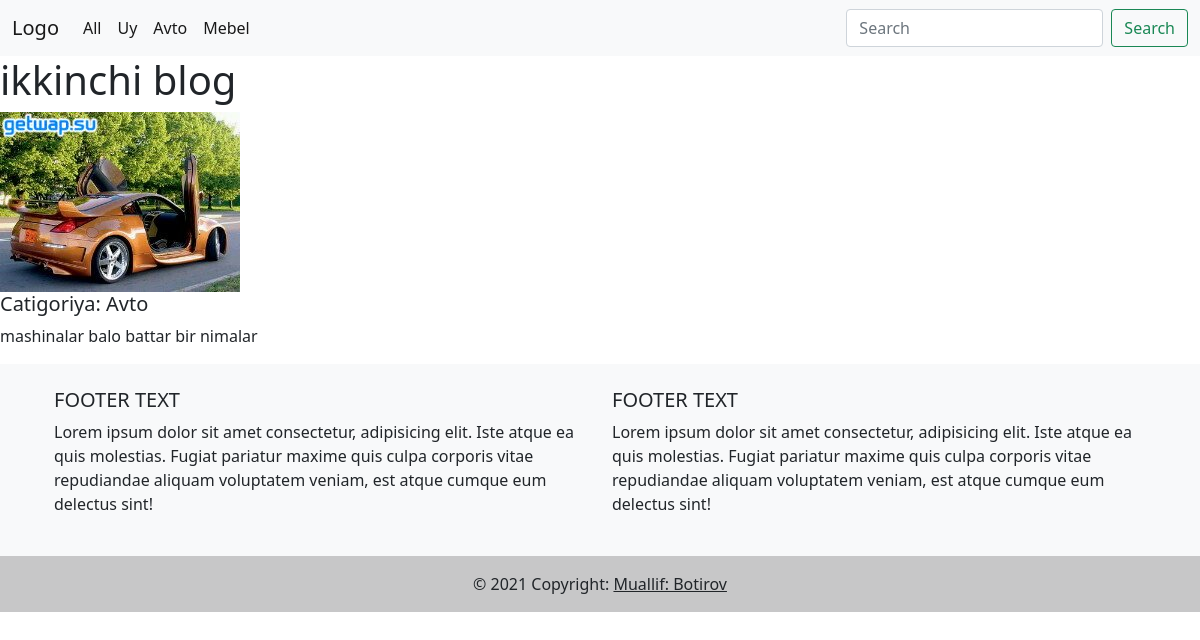
Page /Blog/2 on the committed database.
### main/models.py (models this page shows, shortened)
class Catigory(models.Model):
    name=models.CharField(max_length=100)
    class Meta:
        verbose_name = "Catigory"
        verbose_name_plural = "Catigorys"
    def __str__(self):
        return self.name

class Blog(models.Model):
    title         = models.CharField(max_length=250)
    post_image    = models.ImageField(upload_to='blog_rasm')
    description   = models.TextField(max_length=250)
    categories    = models.ForeignKey(Catigory, on_delete=models.CASCADE,null=True)
    class Meta:
        verbose_name = ("Blog")
        verbose_name_plural = ("Blogs")

### main/views.py (the view)
# urls.py: path('Blog/<int:id>',views.detail_view,name='detail'),
def detail_view(request,id):
    blog_id = get_object_or_404(Blog, pk=id)
    categories = Catigory.objects.all()
    return render(request,'detail.html',{"Blog":blog_id,"categories":categories})

### templates/detail.html (shortened to what this page needs)
{% extends 'base.html' %}
{% block content %}
    <div class="top">
        <div class="title">
            <h1>{{ Blog.title }}</h1>
        </div>
    </div>
    <div class="mid">
        <div class="pic">
            <img src="{{ Blog.post_image.url }}" class="img-fluid" alt="{{ Blog.title }}">
        </div>
    </div>
    <div class="bot">
        <div class="category">
            <h5>Catigoriya: {{ Blog.categories }}</h5>
        </div>
        <div class="desc">
            <p>{{ Blog.description }}</p>
        </div>
    </div>
{%endblock%}

### templates/base.html (shortened to what this page needs)
<!DOCTYPE html>
<html lang="en">
	<head>
		<link
			href="https://cdn.jsdelivr.net/npm/bootstrap@5.0.1/dist/css/bootstrap.min.css"
			rel="stylesheet"
>
	</head>
	<body>
		<nav class="navbar navbar-expand-lg navbar-light bg-light">
			<div class="container-fluid">
				<a class="navbar-brand" href="{% url 'index' %}">Logo</a>
				<div class="collapse navbar-collapse" id="navbarSupportedContent">
					<ul class="navbar-nav me-auto mb-2 mb-lg-0">
						<li class="nav-item">
							<a class="nav-link active" aria-current="page" href="{% url 'index' %}">All</a>
						</li>
						{% for i in categories  %}
						<li class="nav-item">
							<a class="nav-link active" aria-current="page" href="{% url 'category' i.id %}">{{i.name}}</a>
						</li>
						{% endfor %}
					</ul>
					<form class="d-flex" method="GET" action="{% url 'search_view' %}">
						<input class="form-control me-2" name="query" type="search" placeholder="Search"
							aria-label="Search">
						<button class="btn btn-outline-success" type="submit">Search</button>
					</form>
				</div>
			</div>
		</nav>
        {%block content%}
        {%endblock%}
        <footer class="bg-light text-center text-lg-start">
            <div class="container p-4">
              <div class="row">
                <div class="col-lg-6 col-md-12 mb-4 mb-md-0">
                  <h5 class="text-uppercase">Footer text</h5>
                  <p>
                    Lorem ipsum dolor sit amet consectetur, adipisicing elit. Iste atque ea quis
                    molestias. Fugiat pariatur maxime quis culpa corporis vitae repudiandae
                    aliquam voluptatem veniam, est atque cumque eum delectus sint!
                  </p>
                </div>
                <div class="col-lg-6 col-md-12 mb-4 mb-md-0">
                  <h5 class="text-uppercase">Footer text</h5>
                  <p>
                    Lorem ipsum dolor sit amet consectetur, adipisicing elit. Iste atque ea quis
                    molestias. Fugiat pariatur maxime quis culpa corporis vitae repudiandae
                    aliquam voluptatem veniam, est atque cumque eum delectus sint!
                  </p>
                </div>
              </div>
            </div>
            <div class="text-center p-3" style="background-color: rgba(0, 0, 0, 0.2);">
              © 2021 Copyright:
              <a class="text-dark" href="https://t.me/INTILLEGENT">Muallif: Botirov</a>
            </div>
          </footer>
    </body>
</html>

### rows in the picture
Catigory: name "Uy"
Catigory: name "Avto"
Catigory: name "Mebel"
Blog: title "ikkinchi blog", post_image (picture), categories "Avto", description "mashinalar balo battar bir nimalar"
